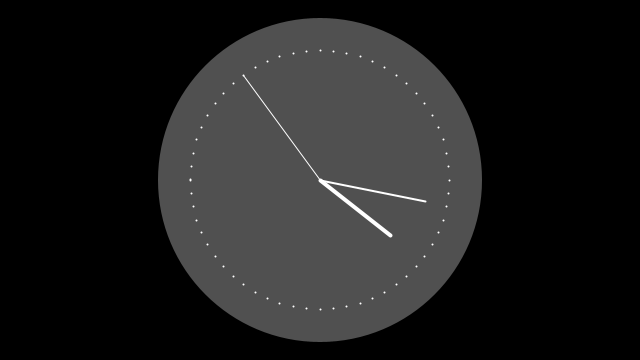
Frame 1 (no input)
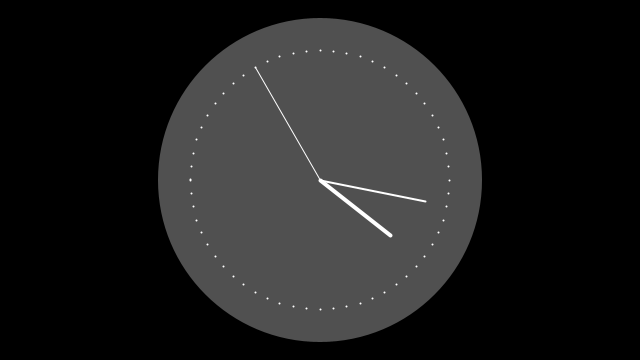
Frame 60 (the mouse pressed at the canvas centre just before this capture)
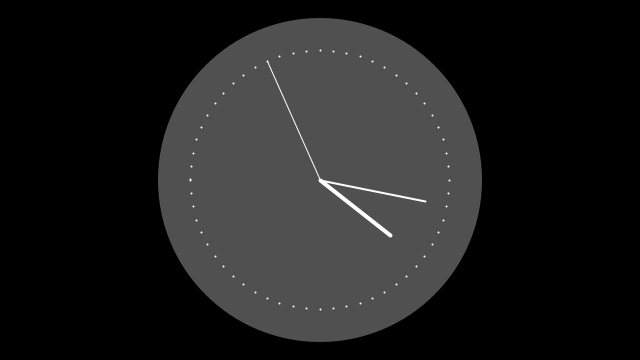
Frame 120 (the mouse held since frame 60 and released just before this capture)

The Processing sketch that drew these frames (run headless with seeded random() and noise(); from frame 60 on, the mouse is pressed at the canvas centre):

// Processing sketch: processing_100197
// ── processing_100197.pde

/**
 * Clock. 
 * 
 * The current time can be read with the second(), minute(), 
 * and hour() functions. In this example, sin() and cos() values
 * are used to set the position of the hands.
 */

int cx, cy;
float secondsRadius;
float minutesRadius;
float hoursRadius;
float clockDiameter;

void setup() {
  size(640, 360);
  stroke(255);
  
  int radius = min(width, height) / 2;
  secondsRadius = radius * 0.72;
  minutesRadius = radius * 0.60;
  hoursRadius = radius * 0.50;
  clockDiameter = radius * 1.8;
  
  cx = width / 2;
  cy = height / 2;
}

void draw() {
  background(0);
  
  // Draw the clock background
  fill(80);
  noStroke();
  ellipse(cx, cy, clockDiameter, clockDiameter);
  
  // Angles for sin() and cos() start at 3 o'clock;
  // subtract HALF_PI to make them start at the top
  float s = map(second(), 0, 60, 0, TWO_PI) - HALF_PI;
  float m = map(minute() + norm(second(), 0, 60), 0, 60, 0, TWO_PI) - HALF_PI; 
  float h = map(hour() + norm(minute(), 0, 60), 0, 24, 0, TWO_PI * 2) - HALF_PI;
  
  // Draw the hands of the clock
  stroke(255);
  strokeWeight(1);
  line(cx, cy, cx + cos(s) * secondsRadius, cy + sin(s) * secondsRadius);
  strokeWeight(2);
  line(cx, cy, cx + cos(m) * minutesRadius, cy + sin(m) * minutesRadius);
  strokeWeight(4);
  line(cx, cy, cx + cos(h) * hoursRadius, cy + sin(h) * hoursRadius);
  
  // Draw the minute ticks
  strokeWeight(2);
  beginShape(POINTS);
  for (int a = 0; a < 360; a+=6) {
    float angle = radians(a);
    float x = cx + cos(angle) * secondsRadius;
    float y = cy + sin(angle) * secondsRadius;
    vertex(x, y);
  }
  endShape();
}
